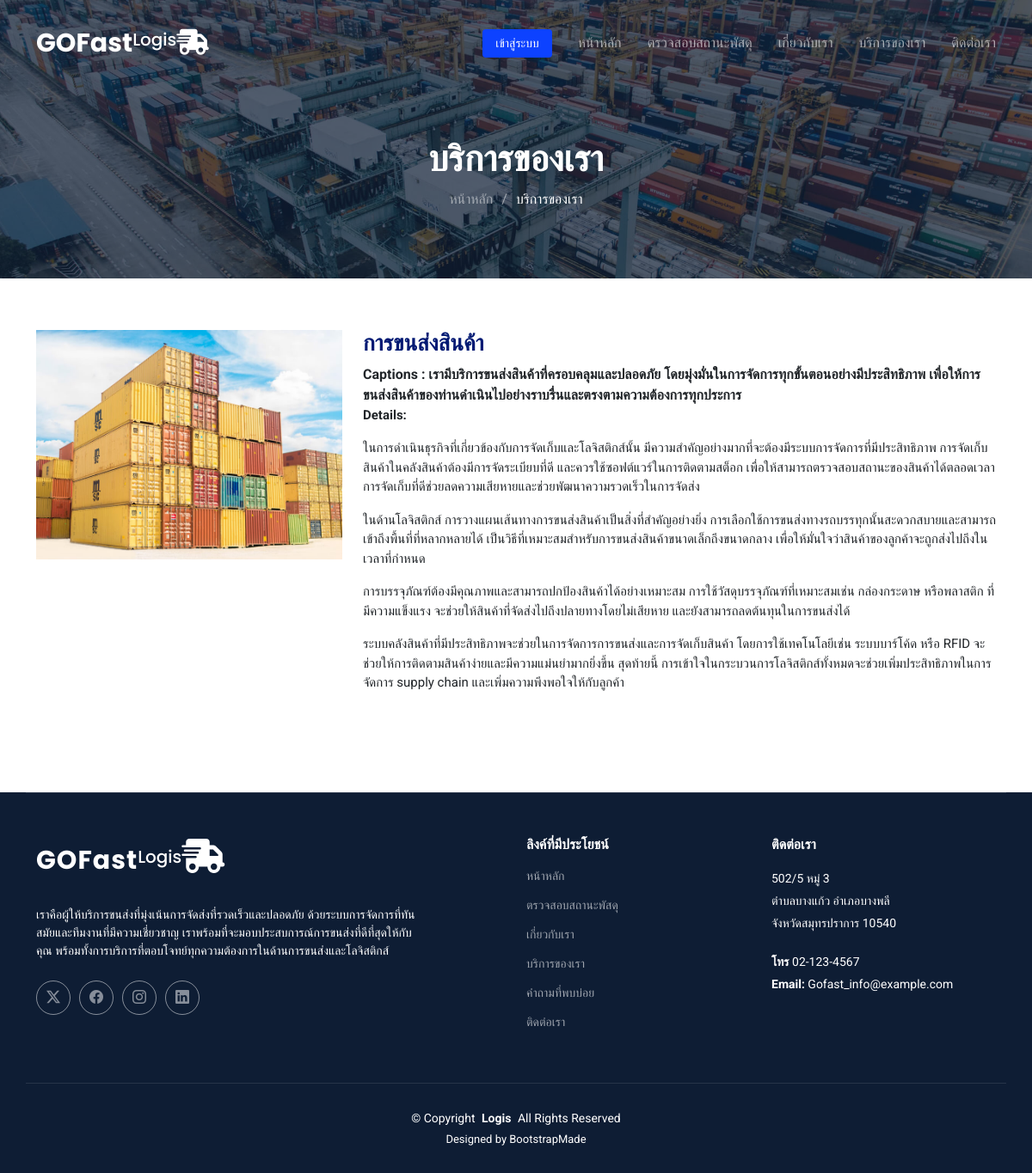
The app's page /Services.php?id=4&act=service-detail with its own data.
### tables this page shows
CREATE TABLE `tbl_service` (
  `service_id` int(11) NOT NULL COMMENT 'รหัสผลิตภัณฑ์',
  `service_names` varchar(100) NOT NULL COMMENT 'ชื่อผลิตภัณฑ์',
  `service_img` varchar(200) NOT NULL COMMENT 'ภาพผลิตภัณฑ์',
  `service_caption` text NOT NULL COMMENT 'คำชี้ชวน',
  `service_details` text NOT NULL COMMENT 'รายละเอียดผลิตภัณฑ์'
);

### ServicesDetail.php (the view)
<?php
$stmtPrdDetail = $condb->prepare("SELECT service_id, service_names, service_img, service_caption, service_details
            FROM tbl_service
            WHERE service_id=?");
$stmtPrdDetail->execute([$_GET['id']]);
$PrdData = $stmtPrdDetail->fetch(PDO::FETCH_ASSOC);
?>
<section id="service-details" class="service-details section">
    <div class="container">
        <div class="row gy-4">
            <div class="col-12 col-sm-4 col-md-4">
                <a href="./assetsBackend/product_img/<?= $PrdData['service_img']; ?>" width="100%" target="_blank">
                    <img src="./assetsBackend/product_img/<?= $PrdData['service_img']; ?>" class="card-img-top">
                </a>
            </div>
            <div class="col-12 col-sm-8 col-md-8">
                <h3><?= $PrdData['service_names']; ?></h3>
                <b> Captions : <?= $PrdData['service_caption']; ?></b>
                <p>
                    <b> Details: </b> <br>
                    <?= $PrdData['service_details']; ?>
                </p>
            </div>
        </div>
    </div>
</section>

### assetsFront/css/main.css (style rules this page uses)
:root { --default-font: "Roboto", system-ui, -apple-system, "Segoe UI", Roboto, "Helvetica Neue", Arial, "Noto Sans", "Liberation Sans", sans-serif, "Apple Color Emoji", "Segoe UI Emoji", "Segoe UI Symbol", "Noto Color Emoji"; --heading-font: "Poppins", sans-serif; --nav-font: "Poppins", sans-serif; }
:root { --background-color: #ffffff; --default-color: #212529; --heading-color: #001973; --accent-color: #0d42ff; --surface-color: #ffffff; --contrast-color: #ffffff; }
:root { --nav-color: rgba(255, 255, 255, 0.6); --nav-hover-color: #ffffff; --nav-mobile-background-color: #ffffff; --nav-dropdown-background-color: #ffffff; --nav-dropdown-color: #212529; --nav-dropdown-hover-color: #0d42ff; }
:root { scroll-behavior: smooth; }
body { color: var(--default-color); background-color: var(--background-color); font-family: var(--default-font); }
a { color: var(--accent-color); text-decoration: none; transition: 0.3s; }
h1, h2, h3, h4, h5, h6 { color: var(--heading-color); font-family: var(--heading-font); }
section, .section { color: var(--default-color); background-color: var(--background-color); padding: 60px 0; scroll-margin-top: 100px; overflow: clip; }
.service-details h3 { font-size: 26px; font-weight: 700; }
.service-details p { font-size: 15px; }

### records on screen
tbl_service: service_img (picture), service_names "การขนส่งสินค้า", service_caption "เรามีบริการขนส่งสินค้าที่ครอบคลุมและปลอดภัย โดยมุ่งมั่นในการจัดการทุกขั้นตอนอย่างมีประสิทธิภาพ เพื่อให้การขนส่งสินค้าของท่านดำเนินไปอย่างราบรื่นและตรงตามความต้องการทุกประการ", service_details "ในการดำเนินธุรกิจที่เกี่ยวข้องกับการจัดเก็บและโลจิสติกส์นั้น มีความสำคัญอย่างมากที่จะต้องมีระบบการจัดการที่มีประสิทธิภาพ การจัดเก็บสินค้าในคลังสินค้าต้องมีการจัดระเบียบที่ดี และควรใช้ซอฟต์แวร์ในการติดตามสต็อก เพื่อให้สามารถตรวจสอบสถานะของสินค้าได้ตลอดเวลา การจัดเก็บที่ดีช่วยลดความเสียหายและช่วยพัฒนาความรวดเร็วในการจัดส่ง ในด้านโลจิสติกส์ การวางแผนเส้นทางการขนส่งสินค้าเป็นสิ่งที่สำคัญอย่างยิ่ง การเลือกใช้การขนส่งทางรถบรรทุกนั้นสะดวกสบายและสามารถเข้าถึงพื้นที่ที่หลากหลายได้ เป็นวิธีที่เหมาะสมสำหรับการขนส่งสินค้าขนาดเล็กถึงขนาดกลาง เพื่อให้มั่นใจว่าสินค้าของลูกค้าจะถูกส่งไปถึงในเวลาที่กำหนด การบรรจุภัณฑ์ต้องมีคุณภาพและสามารถปกป้องสินค้าได้อย่างเหมาะสม การใช้วัสดุบรรจุภัณฑ์ที่เหมาะสมเช่น…"
